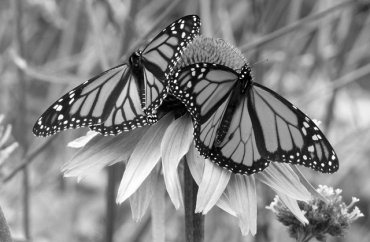
#> input picture task_1/image.jpg, 370 x 242 px
$ jupyter execute task_1.ipynb
#> lines starting #> are read from the running program, lines starting #| are printed output that depends on the picture; after the words box and inside, x2 and y2 are one past the last pixel; in counts of white or black regions, pixels touching at a corner belong together; long printed decimals are rounded
[cell 1]
import cv2
import numpy as np
import matplotlib.pyplot as plt
from skimage.metrics import structural_similarity, mean_squared_error

[cell 2]
image_gray = cv2.imread('image.jpg', cv2.IMREAD_GRAYSCALE)
#> image_gray is the input picture: shape (242, 370); min 0, max 255, mean 134

[cell 3]
hist = cv2.calcHist([image_gray], [0], None, [256], [0, 256], accumulate=False)
#> hist = 256 values, max 919 at index 155, min 2 at index 255, mean 349.8
plt.plot(hist)
plt.show()
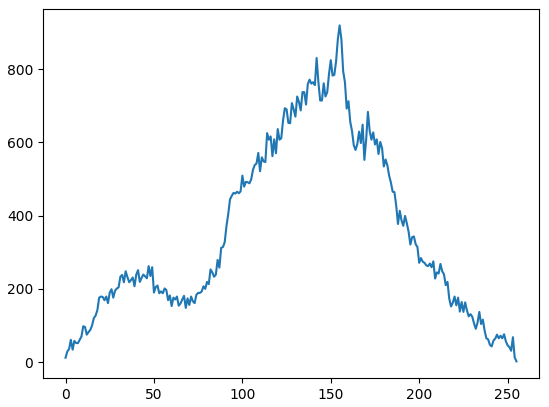
#> figure drawn by matplotlib, 1 panel; curve peaks at x = 155, y = 919

[cell 4]
def gamma_correction(img, gamma):
#> called with gamma = 0.5
    img = img / 255.0
    corrected = np.power(img, gamma)
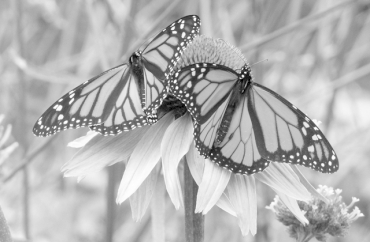
#> corrected: shape (242, 370) float64; min 0, max 1, mean 0.707
    return (corrected * 255).astype(np.uint8)

# gamma < 1 и > 1
gamma_light = gamma_correction(image_gray, 0.5)
gamma_dark  = gamma_correction(image_gray, 2.0)
#> call 2 of gamma_correction, with gamma = 2
#> in gamma_correction (call 2), `corrected = np.power(img, gamma)`:
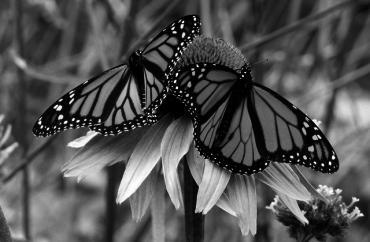
#> corrected: shape (242, 370) float64; min 0, max 1, mean 0.317

[cell 5]
plt.imshow(gamma_light, cmap='gray')
plt.show()

[cell 6]
plt.imshow(gamma_dark, cmap='gray')
plt.show()

[cell 7]
(ssim, diff) = structural_similarity(image_gray, gamma_light, full=True)
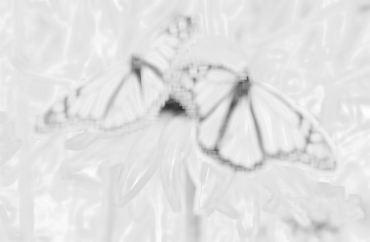
#> diff: shape (242, 370) float64; min 0.198, max 0.994, mean 0.887
#> ssim = 0.887
diff = (diff * 255).astype("uint8")
mse = mean_squared_error(image_gray, gamma_light)
#> mse = 2276.9
print("SSIM: {}".format(ssim))
#| SSIM: 0.8866
print("MSE: {}".format(ssim))
#| MSE: 0.8866

[cell 8]
plt.imshow(diff)

[cell 9]
eq_gray = cv2.equalizeHist(image_gray)
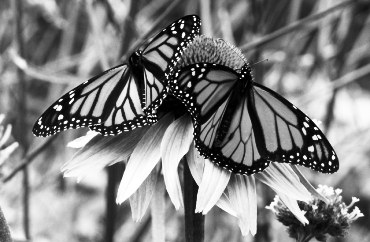
#> eq_gray: shape (242, 370); min 0, max 255, mean 128.2

E_t = image_gray.mean()
#> E_t = 134
D_t = image_gray.std()
#> D_t = 51.61
E_s = eq_gray.mean()
#> E_s = 128.2
D_s = eq_gray.std()
#> D_s = 73.66

image_corrected = (E_s + (image_gray - E_t) * (D_s / D_t)).clip(0, 255)

[cell 10]
plt.imshow(image_corrected, cmap='gray')
plt.show()

[cell 11]
_, img = cv2.threshold(image_gray, 50, 255, cv2.THRESH_BINARY)
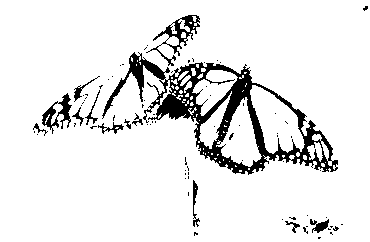
#> img: shape (242, 370); 90.8% white; 81 black regions (68 under 20 px), largest, box (x1, y1, x2, y2) and area: (102, 52, 338, 175) 6149, (146, 15, 200, 66) 608, (42, 93, 72, 134) 436
plt.imshow(img, cmap='gray')
plt.show()

_, img = cv2.threshold(image_gray, 100, 255, cv2.THRESH_BINARY)
#> img: shape (242, 370); 76.7% white; 85 black regions (58 under 20 px), largest, box (x1, y1, x2, y2) and area: (32, 0, 339, 183) 13331, (279, 201, 348, 242) 1299, (234, 0, 291, 45) 1131
plt.imshow(img, cmap='gray')
plt.show()

_, img = cv2.threshold(image_gray, 150, 255, cv2.THRESH_BINARY)
#> img: shape (242, 370); 40.3% white; 302 white regions (243 under 20 px), largest, box (x1, y1, x2, y2) and area: (28, 123, 194, 242) 11217, (261, 88, 370, 242) 5923, (189, 148, 262, 242) 3087
plt.imshow(img, cmap='gray')
plt.show()

[cell 12]
_, img = cv2.threshold(image_gray, 50, 255, cv2.THRESH_BINARY_INV)
plt.imshow(img, cmap='gray')
plt.show()

_, img = cv2.threshold(image_gray, 100, 255, cv2.THRESH_BINARY_INV)
plt.imshow(img, cmap='gray')
plt.show()

_, img = cv2.threshold(image_gray, 150, 255, cv2.THRESH_BINARY_INV)
plt.imshow(img, cmap='gray')
plt.show()

[cell 13]
_, img = cv2.threshold(image_gray, 50, 255, cv2.THRESH_TRUNC)
plt.imshow(img, cmap='gray')
plt.show()

_, img = cv2.threshold(image_gray, 100, 255, cv2.THRESH_TRUNC)
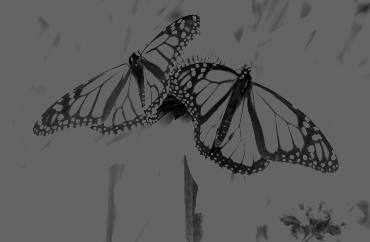
#> img: shape (242, 370); min 0, max 100, mean 91
plt.imshow(img, cmap='gray')
plt.show()

_, img = cv2.threshold(image_gray, 150, 255, cv2.THRESH_TRUNC)
plt.imshow(img, cmap='gray')
plt.show()

[cell 14]
_, img = cv2.threshold(image_gray, 50, 255, cv2.THRESH_TOZERO)
plt.imshow(img, cmap='gray')
plt.show()

_, img = cv2.threshold(image_gray, 100, 255, cv2.THRESH_TOZERO)
plt.imshow(img, cmap='gray')
plt.show()

_, img = cv2.threshold(image_gray, 150, 255, cv2.THRESH_TOZERO)
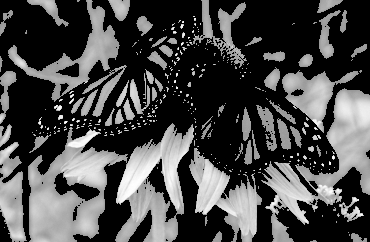
#> img: shape (242, 370); min 0, max 255, mean 73.3
plt.imshow(img, cmap='gray')
plt.show()

[cell 15]
_, img = cv2.threshold(image_gray, 50, 255, cv2.THRESH_TOZERO_INV)
plt.imshow(img, cmap='gray')
plt.show()

_, img = cv2.threshold(image_gray, 100, 255, cv2.THRESH_TOZERO_INV)
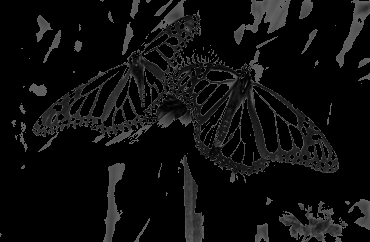
#> img: shape (242, 370); min 0, max 100, mean 14.2
plt.imshow(img, cmap='gray')
plt.show()

_, img = cv2.threshold(image_gray, 150, 255, cv2.THRESH_TOZERO_INV)
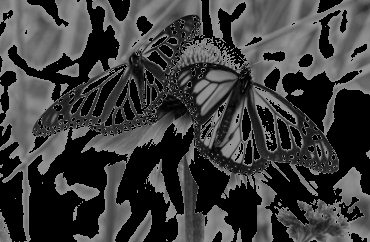
#> img: shape (242, 370); min 0, max 150, mean 60.7
plt.imshow(img, cmap='gray')
plt.show()
